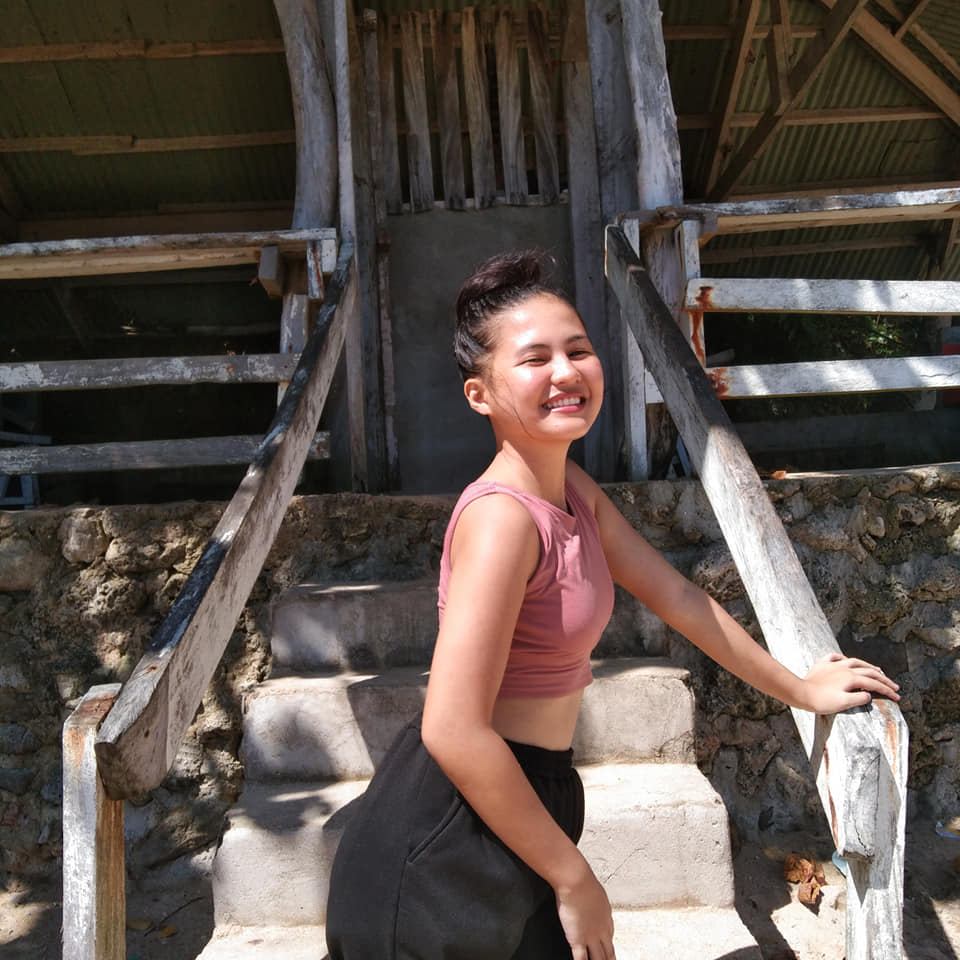
#> input picture photos/inday.jpg, 960 x 960 px
$ python histogram.py
#> lines starting #> are read from the running program, lines starting #| are printed output that depends on the picture; after the words box and inside, x2 and y2 are one past the last pixel; in counts of white or black regions, pixels touching at a corner belong together
import cv2 as cv
import numpy as np
import matplotlib.pyplot as plt

img = cv.imread('photos/inday.jpg')
#> img is the input picture: shape (960, 960, 3); mean B, G, R 75.6, 81.7, 92.6
# cv.imshow('Inday', img)

blank = np.zeros(img.shape[:2], dtype='uint8')

# gray = cv.cvtColor(img, cv.COLOR_BGR2GRAY)
# cv.imshow('Gray', gray)

mask = cv.circle(blank ,(img.shape[1]//2, img.shape[0]//2), 100 ,255, -1)
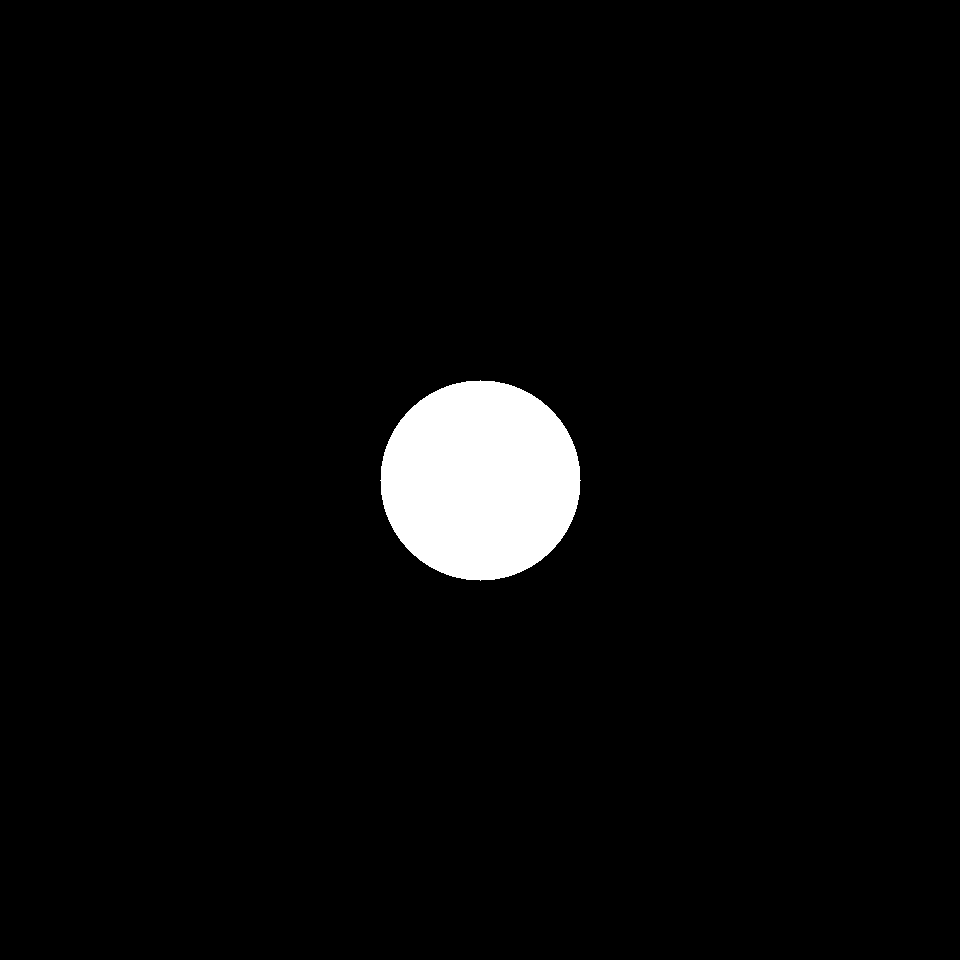
#> blank: shape (960, 960); 3.4% white; 1 white region, box (x1, y1, x2, y2) and area: (380, 380, 581, 581) 31417

masked = cv.bitwise_and(img,img,mask=mask)
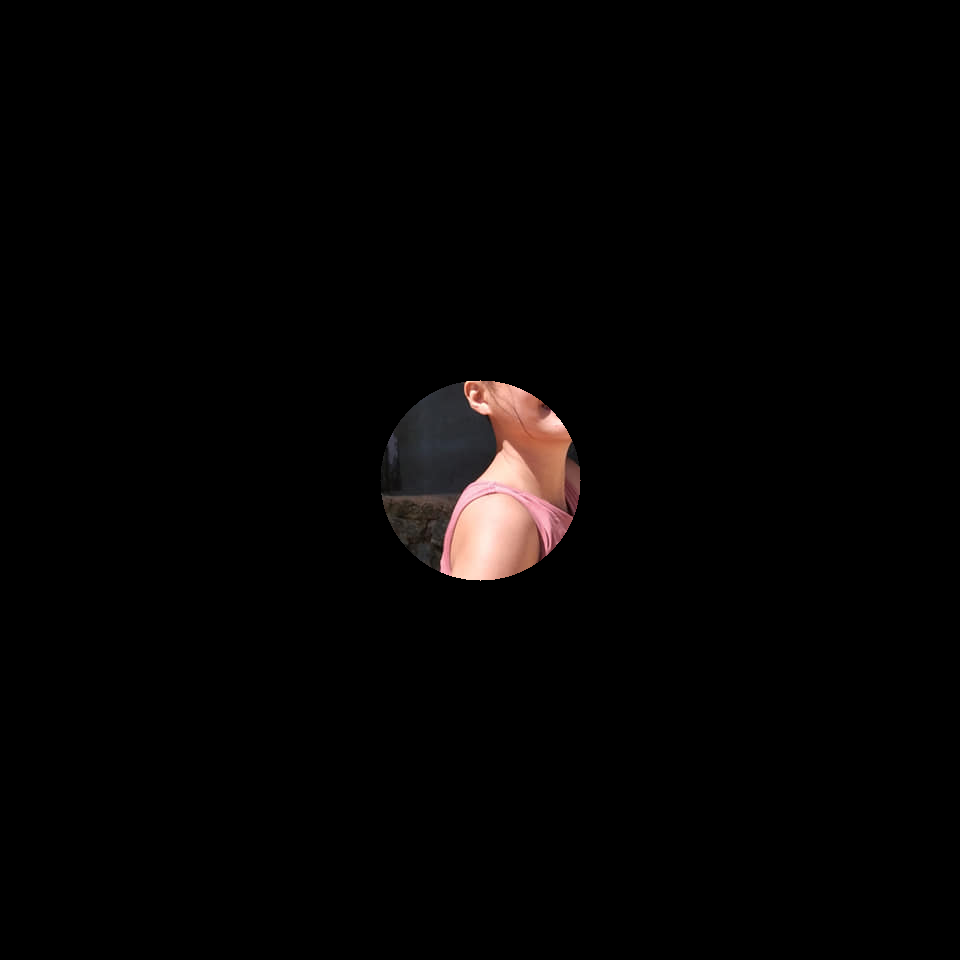
#> masked: shape (960, 960, 3); mean B, G, R 3.3, 3.6, 4.8
cv.imshow('Mask',masked)

# gray_hist = cv.calcHist([gray],[0], mask ,[256], [0,256])

# Color Histogram
plt.figure()
plt.title('Gray Scale Histograms')
plt.xlabel('Bins')
plt.ylabel('# of pixels')
colors = ('b','g','r')
for i,col in enumerate(colors):
    hist = cv.calcHist([img], [i], None ,[256], [0,256])
    plt.plot(hist, color=col)
    plt.xlim([0,256])

plt.show()
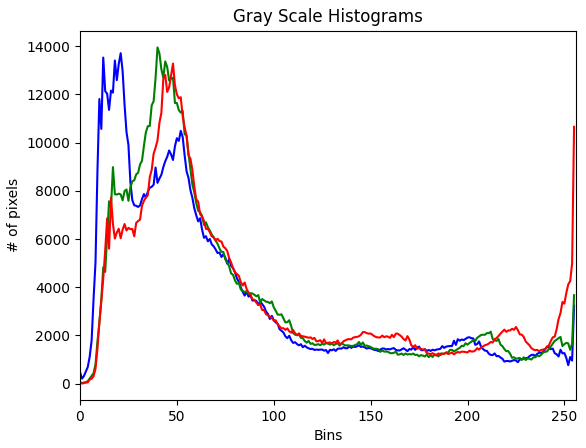
#> figure drawn by matplotlib, 1 panel; curve peaks at x = 21, y = 13708; curve peaks at x = 40, y = 13949; curve peaks at x = 48, y = 13279

cv.waitKey(0 )

$ run again, with photos/gf5.jpg copied over photos/inday.jpg
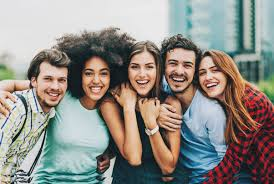
#> input picture photos/gf5.jpg, 274 x 184 px
#> img is the input picture: shape (184, 274, 3); mean B, G, R 135.2, 141.3, 144.5
#> `mask = cv.circle(blank ,(img.shape[1]//2, img.shape[0]//2), 100 ,255, ..`:
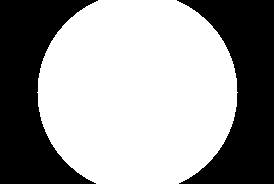
#> blank: shape (184, 274); 60.7% white; 2 black regions, box (x1, y1, x2, y2) and area: (0, 0, 98, 184) 10011, (177, 0, 274, 184) 9827
#> `plt.show()`:
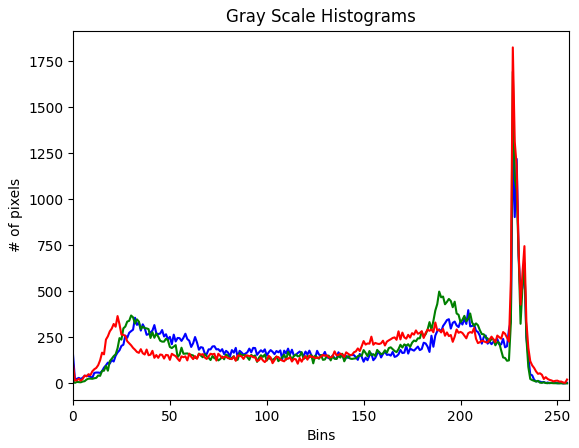
#> figure drawn by matplotlib, 1 panel; curve peaks at x = 227, y = 1309; curve peaks at x = 227, y = 1694; curve peaks at x = 227, y = 1826
